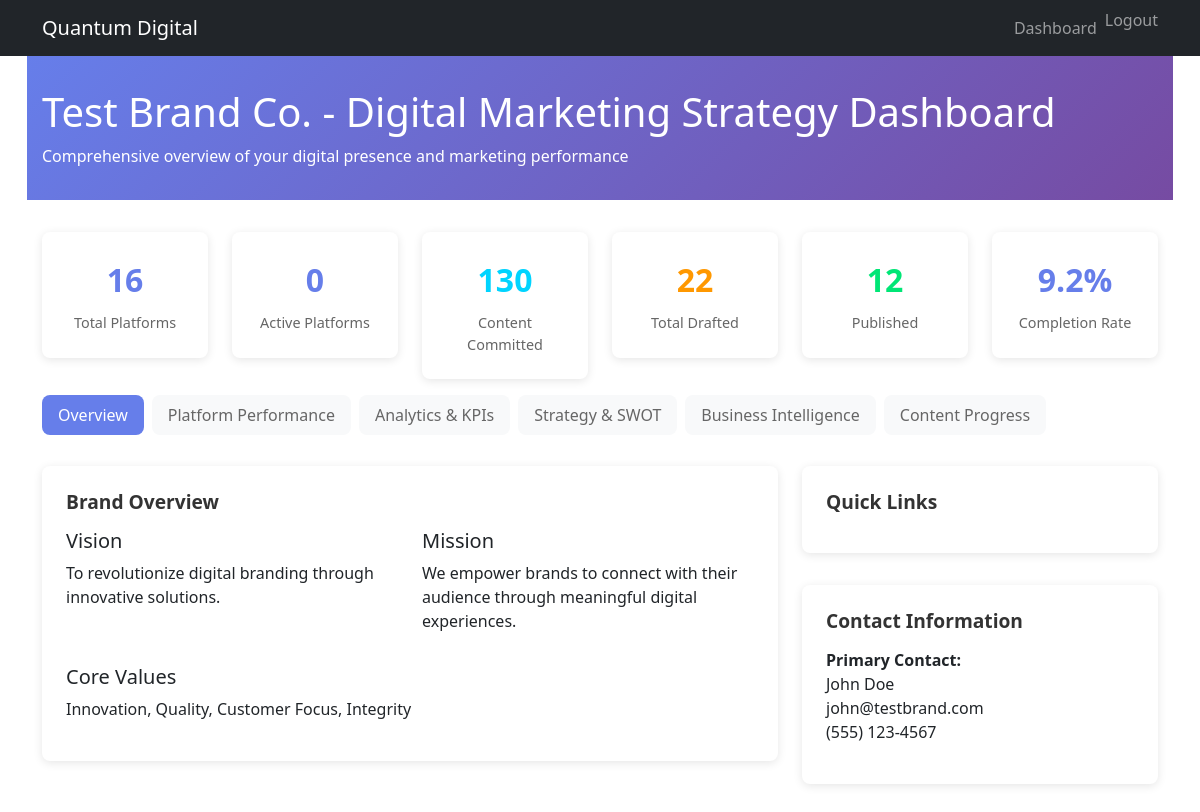
Page /dashboard/ (signed in) on the committed database.
### profiles/models.py (models this page shows, shortened)
class BrandProfile(models.Model):
    user = models.OneToOneField(User, on_delete=models.CASCADE)
    brand_name = models.CharField(max_length=200)
    primary_contact_first_name = models.CharField(max_length=100)
    primary_contact_last_name = models.CharField(max_length=100)
    primary_official_email = models.EmailField()
    primary_phone_number = models.CharField(max_length=20)
    secondary_contact_first_name = models.CharField(max_length=100, blank=True, null=True)
    secondary_contact_last_name = models.CharField(max_length=100, blank=True, null=True)
    secondary_official_email = models.EmailField(blank=True, null=True)
    secondary_phone_number = models.CharField(max_length=20, blank=True, null=True)
    brand_vision = models.TextField()
    brand_mission = models.TextField()
    brand_core_values = models.TextField()
    brand_visual_verbal_dna_guidelines = models.URLField(blank=True, null=True)
    brand_website = models.URLField(blank=True, null=True)
    brand_presence = models.TextField(blank=True, null=True)
    website_traffic_kpis = models.TextField(blank=True, null=True)
    instagram_reach_kpis = models.TextField(blank=True, null=True)
    google_sepr_rank_kpis = models.TextField(blank=True, null=True)
    review_rating_kpis = models.TextField(blank=True, null=True)
    social_media_posts_per_week_kpis = models.TextField(blank=True, null=True)
    videos_per_week_kpis = models.TextField(blank=True, null=True)
    shorts_per_week_kpis = models.TextField(blank=True, null=True)
    strengths = models.TextField(blank=True, null=True)
    weaknesses = models.TextField(blank=True, null=True)
    opportunities = models.TextField(blank=True, null=True)
    threats = models.TextField(blank=True, null=True)
    instagram = models.URLField(blank=True, null=True)
    facebook = models.URLField(blank=True, null=True)
    twitter = models.URLField(blank=True, null=True)
    linkedin = models.URLField(blank=True, null=True)
    tiktok = models.URLField(blank=True, null=True)
    youtube = models.URLField(blank=True, null=True)
    pinterest = models.URLField(blank=True, null=True)
    snapchat = models.URLField(blank=True, null=True)
    telegram = models.URLField(blank=True, null=True)
    medium = models.URLField(blank=True, null=True)
    quora = models.URLField(blank=True, null=True)
    reddit = models.URLField(blank=True, null=True)
    tumblr = models.URLField(blank=True, null=True)
    threads = models.URLField(blank=True, null=True)
    bluesky = models.URLField(blank=True, null=True)
    whatsapp_business = models.URLField(blank=True, null=True)
    website_blogs = models.URLField(blank=True, null=True)
    top_10_partners = models.TextField(blank=True, null=True, help_text="List of top 10 partners")
    top_10_competitors = models.TextField(blank=True, null=True, help_text="List of top 10 competitors")
    additional_notes = models.TextField(blank=True, null=True)
    created_at = models.DateTimeField(auto_now_add=True)
    updated_at = models.DateTimeField(auto_now=True)
    class Meta:
        verbose_name = "Brand Profile"
        verbose_name_plural = "Brand Profiles"

### dashboard/views.py (the view)
# urls.py: path('', views.dashboard_view, name='dashboard'),
@login_required
def dashboard_view(request):
    try:
        profile = BrandProfile.objects.get(user=request.user)
    except BrandProfile.DoesNotExist:
        return redirect('profiles:onboarding')
    context = {
        'profile': profile,
        'brand_name': profile.brand_name,
        'metrics': calculate_metrics(profile),
        'platforms': get_platform_data(profile),
        'social_platforms': get_social_platforms(profile),
        'kpis': get_kpis(profile),
        'swot': get_swot_analysis(profile),
        'business_intel': get_business_intelligence(profile),
        'platform_progress': get_platform_progress(request.user),
    }
    return render(request, 'dashboard/dashboard.html', context)

### dashboard/models.py (called while the page is built)
    @property
    def completion_percentage(self):
        if self.committed > 0:
            return round((self.published / self.committed) * 100, 1)
        return 0

### dashboard/views.py (called while the page is built)
def get_platform_data(profile):
    return {
        'website': profile.brand_website,
        'blog': profile.website_blogs,
        'guidelines': profile.brand_visual_verbal_dna_guidelines,
    }

def get_kpis(profile):
    return {
        'website_traffic': profile.website_traffic_kpis,
        'instagram_reach': profile.instagram_reach_kpis,
        'google_rank': profile.google_sepr_rank_kpis,
        'review_rating': profile.review_rating_kpis,
        'posts_per_week': profile.social_media_posts_per_week_kpis,
        'videos_per_week': profile.videos_per_week_kpis,
        'shorts_per_week': profile.shorts_per_week_kpis,
    }

def get_swot_analysis(profile):
    return {
        'strengths': parse_list_field(profile.strengths),
        'weaknesses': parse_list_field(profile.weaknesses),
        'opportunities': parse_list_field(profile.opportunities),
        'threats': parse_list_field(profile.threats),
    }

def get_business_intelligence(profile):
    return {
        'partners': parse_list_field(profile.top_10_partners),
        'competitors': parse_list_field(profile.top_10_competitors),
        'notes': profile.additional_notes,
    }

def get_platform_progress(user):
    platform_progress = ClientPlatformProgress.objects.filter(user=user)
    total_committed = sum(p.committed for p in platform_progress)
    total_drafted = sum(p.drafted for p in platform_progress)
    total_published = sum(p.published for p in platform_progress)
    completion_rate = (total_published / total_committed * 100) if total_committed > 0 else 0
    return {
        'platforms': platform_progress,
        'total_committed': total_committed,
        'total_drafted': total_drafted,
        'total_published': total_published,
        'completion_rate': round(completion_rate, 1),
    }

def extract_number(text):
    if not text:
        return 0
    match = re.search(r'(\d+(?:\.\d+)?)', str(text))
    return float(match.group(1)) if match else 0

def parse_list_field(field_text):
    if not field_text:
        return []
    return [item.strip() for item in field_text.split('\n') if item.strip()]

### templates/dashboard/dashboard.html (shortened to what this page needs)
{% extends 'base.html' %}
{% block content %}
<div class="dashboard-header">
    <div class="container">
        <h1>{{ brand_name }} - Digital Marketing Strategy Dashboard</h1>
        <p class="mb-0">Comprehensive overview of your digital presence and marketing performance</p>
    </div>
</div>
<div class="row">
    <div class="col-md-2">
        <div class="metric-card">
            <div class="metric-value">{{ metrics.total_platforms }}</div>
            <div class="metric-label">Total Platforms</div>
        </div>
    </div>
    <div class="col-md-2">
        <div class="metric-card">
            <div class="metric-value">{{ metrics.active_platforms }}</div>
            <div class="metric-label">Active Platforms</div>
        </div>
    </div>
    <div class="col-md-2">
        <div class="metric-card">
            <div class="metric-value" style="color: #00d4ff;">{{ platform_progress.total_committed }}</div>
            <div class="metric-label">Content Committed</div>
        </div>
    </div>
    <div class="col-md-2">
        <div class="metric-card">
            <div class="metric-value" style="color: #ff9800;">{{ platform_progress.total_drafted }}</div>
            <div class="metric-label">Total Drafted</div>
        </div>
    </div>
    <div class="col-md-2">
        <div class="metric-card">
            <div class="metric-value" style="color: #00e676;">{{ platform_progress.total_published }}</div>
            <div class="metric-label">Published</div>
        </div>
    </div>
    <div class="col-md-2">
        <div class="metric-card">
            <div class="metric-value">{{ platform_progress.completion_rate }}%</div>
            <div class="metric-label">Completion Rate</div>
        </div>
    </div>
</div>
<ul class="nav nav-tabs" role="tablist">
    <li class="nav-item">
        <button class="nav-link active" data-tab="overview">Overview</button>
    </li>
    <li class="nav-item">
        <button class="nav-link" data-tab="platforms">Platform Performance</button>
    </li>
    <li class="nav-item">
        <button class="nav-link" data-tab="analytics">Analytics & KPIs</button>
    </li>
    <li class="nav-item">
        <button class="nav-link" data-tab="strategy">Strategy & SWOT</button>
    </li>
    <li class="nav-item">
        <button class="nav-link" data-tab="intelligence">Business Intelligence</button>
    </li>
    <li class="nav-item">
        <button class="nav-link" data-tab="content-progress">Content Progress</button>
    </li>
</ul>
<div id="overview" class="tab-content active">
    <div class="row">
        <div class="col-md-8">
            <div class="widget">
                <h3 class="widget-title">Brand Overview</h3>
                <div class="row">
                    <div class="col-md-6">
                        <h5>Vision</h5>
                        <p>{{ profile.brand_vision }}</p>
                    </div>
                    <div class="col-md-6">
                        <h5>Mission</h5>
                        <p>{{ profile.brand_mission }}</p>
                    </div>
                </div>
                <div class="mt-3">
                    <h5>Core Values</h5>
                    <p>{{ profile.brand_core_values }}</p>
                </div>
            </div>
        </div>
        <div class="col-md-4">
            <div class="widget">
                <h3 class="widget-title">Quick Links</h3>
            </div>
            <div class="widget">
                <h3 class="widget-title">Contact Information</h3>
                <p><strong>Primary Contact:</strong><br>
                {{ profile.primary_contact_first_name }} {{ profile.primary_contact_last_name }}<br>
                {{ profile.primary_official_email }}<br>
                {{ profile.primary_phone_number }}</p>
            </div>
        </div>
    </div>
</div>
{% endblock %}

### templates/base.html (shortened to what this page needs)
<!DOCTYPE html>
<html lang="en">
<head>
    <link href="https://cdn.jsdelivr.net/npm/bootstrap@5.1.3/dist/css/bootstrap.min.css" rel="stylesheet">
</head>
<body>
    <nav class="navbar navbar-expand-lg navbar-dark bg-dark">
        <div class="container">
            <a class="navbar-brand" href="/">Quantum Digital</a>
            <div class="navbar-nav ms-auto">
                {% if user.is_authenticated %}
                    <a class="nav-link" href="{% url 'dashboard:dashboard' %}">Dashboard</a>
                    <form method="post" action="{% url 'accounts:logout' %}" style="display: inline;">
                        <button type="submit" class="nav-link btn btn-link p-0 border-0" style="color: rgba(255,255,255,.55);">Logout</button>
                    </form>
                {% else %}
                    <a class="nav-link" href="{% url 'accounts:login' %}">Login</a>
                    <a class="nav-link" href="{% url 'accounts:signup' %}">Sign Up</a>
                {% endif %}
            </div>
        </div>
    </nav>
    <main class="container mt-4">
        {% block content %}
        {% endblock %}
    </main>
</body>
</html>

### templates/dashboard/dashboard.html (style rules this page uses)
.dashboard-header { background: linear-gradient(135deg, #667eea 0%, #764ba2 100%); color: white; padding: 2rem 0; margin: -1.5rem -15px 2rem -15px; }
.metric-card { background: white; border-radius: 8px; padding: 1.5rem; text-align: center; box-shadow: 0 2px 10px rgba(0,0,0,0.1); margin-bottom: 1rem; }
.metric-value { font-size: 2rem; font-weight: bold; color: #667eea; }
.metric-label { color: #666; font-size: 0.9rem; margin-top: 0.5rem; }
.widget { background: white; border-radius: 8px; padding: 1.5rem; margin-bottom: 2rem; box-shadow: 0 2px 10px rgba(0,0,0,0.1); }
.widget-title { font-size: 1.2rem; font-weight: 600; margin-bottom: 1rem; color: #333; }
.nav-tabs { border: none; margin-bottom: 2rem; }
.nav-tabs .nav-link { border: none; background-color: #f8f9fa; color: #666; margin-right: 0.5rem; border-radius: 8px; }
.nav-tabs .nav-link.active { background-color: #667eea; color: white; }
.tab-content { display: none; }
.tab-content.active { display: block; }
:root { --bg-primary: #0a0e27; --bg-secondary: #1a1f3a; --bg-card: #1e2340; --text-primary: #ffffff; --text-secondary: #b0b6d3; --text-muted: #6b7093; --accent-primary: #00d4ff; --accent-success: #00e676; --accent-warning: #ff9800; --accent-danger: #ff5252; --border-color: #2d3247; --shadow-color: rgba(0, 0, 0, 0.3); }

### rows in the picture
BrandProfile: brand_name "Test Brand Co.", brand_vision "To revolutionize digital branding through innovative solutions.", brand_mission "We empower brands to connect with their audience through meaningful digital experiences.", brand_core_values "Innovation, Quality, Customer Focus, Integrity", primary_contact_first_name "John", primary_contact_last_name "Doe", primary_official_email "john@testbrand.com", primary_phone_number "(555) 123-4567"

### other values in the picture
{{ metrics.total_platforms }} "16"
{{ metrics.active_platforms }} "0"
{{ platform_progress.total_committed }} "130"
{{ platform_progress.total_drafted }} "22"
{{ platform_progress.total_published }} "12"
{{ platform_progress.completion_rate }} "9.2"
